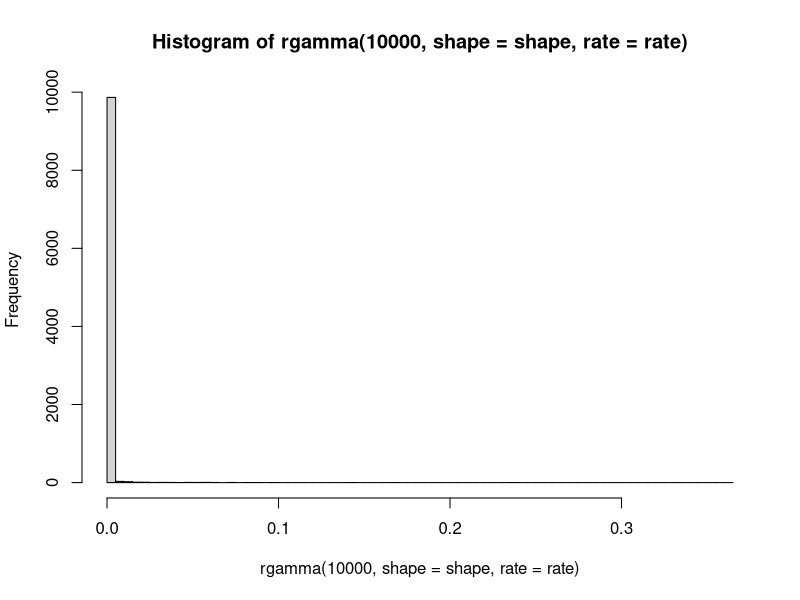
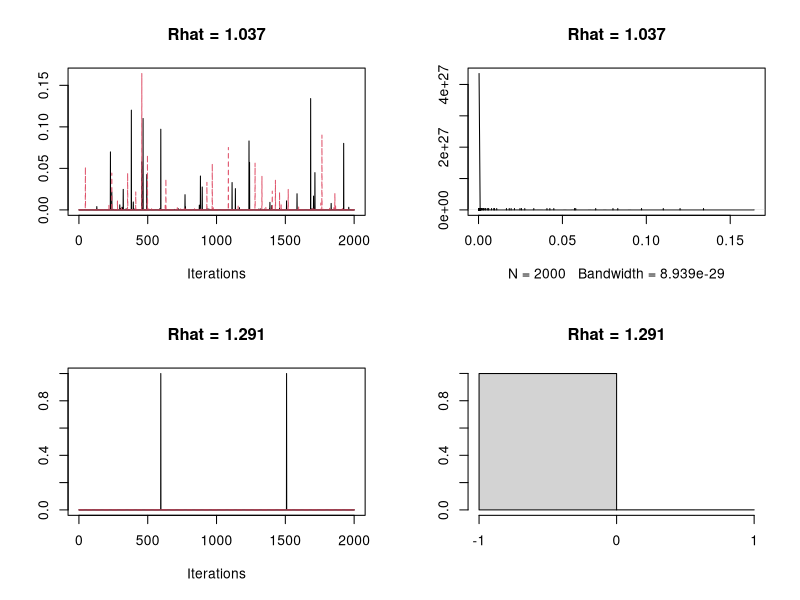
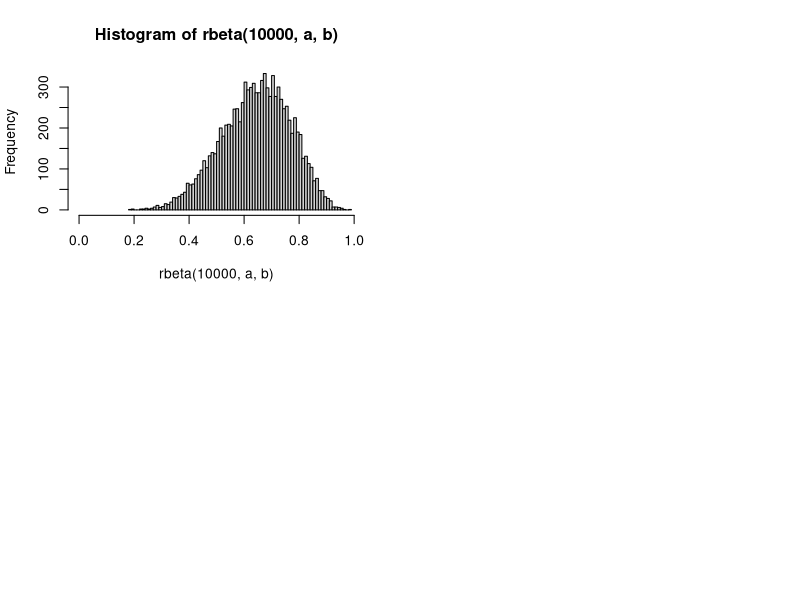
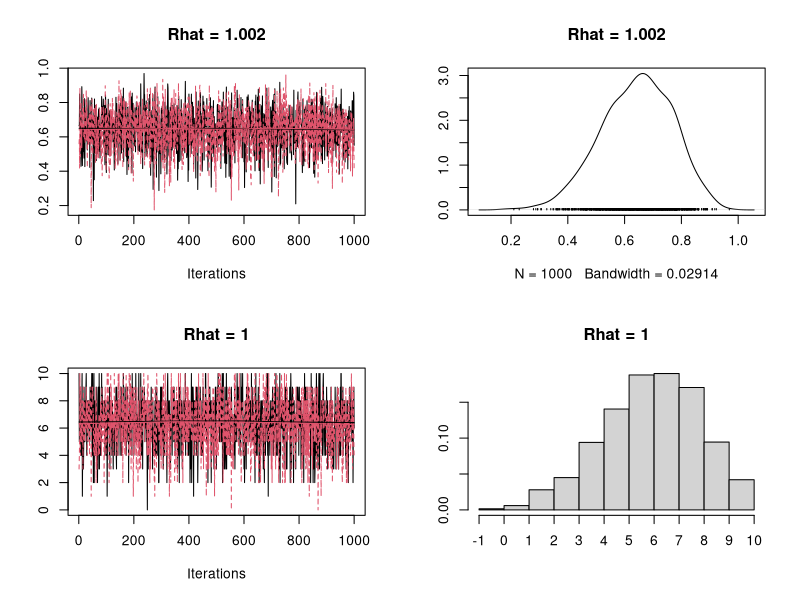

Here is the R script that generated these plots, in order:

library(coda)


# POISSON CONVERGENCE

# parameters of the initial gamma distribution of lambda parameter of poisson
shape <- 0.005
rate <- 8

# plot the distribution
hist(rgamma(10000, shape = shape, rate = rate), breaks= 100)

# chain length
N <- 2000

# sample lambda parameters from an exponentiated normal (i.e., log link)
lambda.chain1 <- as.mcmc(rgamma(N, shape = shape, rate = rate))
lambda.chain2 <- as.mcmc(rgamma(N, shape = shape, rate = rate))
lambda.chains <- as.mcmc.list(list(lambda.chain1, lambda.chain2))

# sample counts from poisson with the lambdas
count.chain1 <- as.mcmc(rpois(N, lambda = lambda.chain1))
count.chain2 <- as.mcmc(rpois(N, lambda = lambda.chain2))
count.chains <- as.mcmc.list(list(count.chain1, count.chain2))

# Rhat
Rhat.lambda<- gelman.diag(lambda.chains)$psrf[1]
Rhat.count <- gelman.diag(count.chains)$psrf[1]

# check convergence
par(mfrow=c(2,2))
plot(lambda.chains, main = paste("Rhat =", round(Rhat.lambda,3)), auto.layout = FALSE)
plot(count.chains, main = paste("Rhat =", round(Rhat.count,3)), auto.layout = FALSE)

# ------------------------------------------------------------------------------

# BINOMIAL CONVERGENCE

# parameters of the initial beta distribution
a <- 9
b <- 5
size <- 10 # think about this as the true abundance at a site i time t

# chain length
N <- 1000

# plot the distribution
hist(rbeta(10000, a, b), breaks=100, xlim = c(0,1))


# sample P parameters from beta distribution
P.chain1 <- as.mcmc(rbeta(N, a, b))
P.chain2 <- as.mcmc(rbeta(N, a, b))
P.chains <- as.mcmc.list(list(P.chain1, P.chain2))

# sample counts from binomial with the Ps
count.chain1 <- as.mcmc(rbinom(N, size = size, prob = P.chain1))
count.chain2 <- as.mcmc(rbinom(N, size = size, prob = P.chain2))
count.chains <- as.mcmc.list(list(count.chain1, count.chain2))

# Rhat
Rhat.P <- gelman.diag(P.chains)$psrf[1]
Rhat.count <- gelman.diag(count.chains)$psrf[1]

# check convergence
par(mfrow=c(2,2))
plot(P.chains, main = paste("Rhat =", round(Rhat.P,3)), auto.layout = FALSE)
plot(count.chains, main = paste("Rhat =", round(Rhat.count,3)), auto.layout = FALSE)








